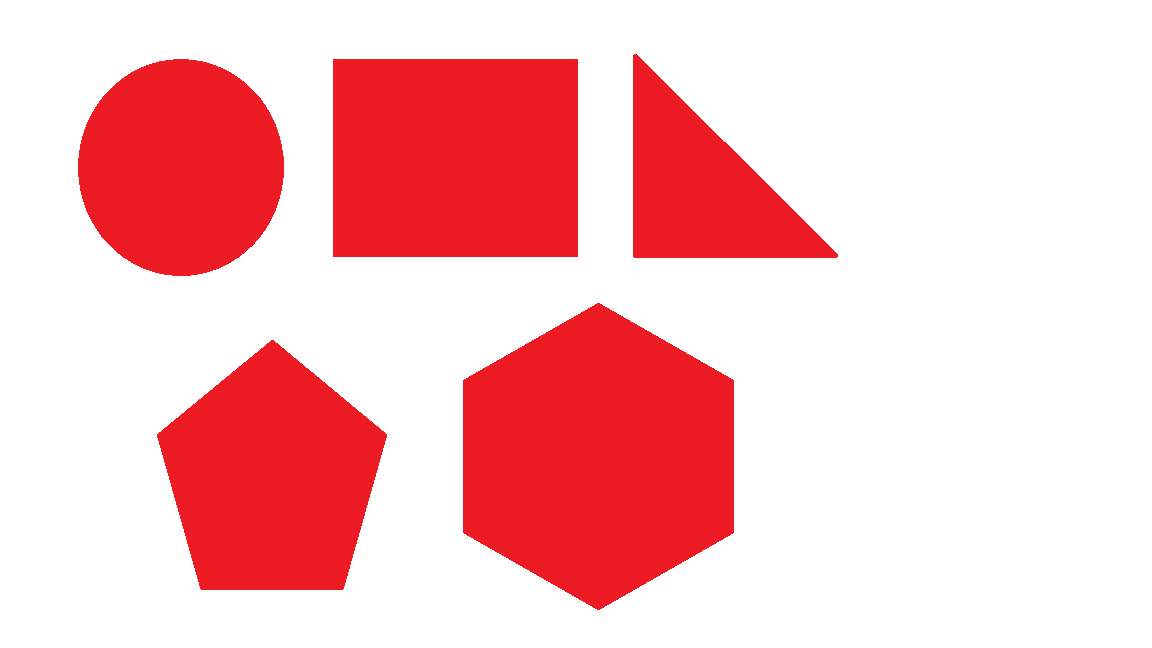
#> input picture InternshipProject/Image/AMAS/allshape.png, 1152 x 648 px, given in place of 2.jpg, which was not available
$ python filter_color.py
#> lines starting #> are read from the running program, lines starting #| are printed output that depends on the picture; after the words box and inside, x2 and y2 are one past the last pixel; in counts of white or black regions, pixels touching at a corner belong together
from skimage.filters import threshold_local
import numpy as np
import argparse
import cv2
import imutils
def filter_colors(image):
	white_threshold = 110#130
	lower_white = np.array([white_threshold, white_threshold, white_threshold])
	upper_white = np.array([255, 255, 255])
	white_mask = cv2.inRange(image, lower_white, upper_white)
	white_image = cv2.bitwise_and(image, image, mask=white_mask)
	return white_image
def nothing(x):
    pass

img = cv2.imread("./../../trackHand/power_left/2.jpg")
#> img is the input picture: shape (648, 1152, 3); mean B, G, R 194.1, 191.9, 250
ratio = img.shape[0] / 500.0
#> ratio = 1.3
orig = img.copy()
img = imutils.resize(img, height = 500)
#> img: shape (500, 888, 3)
# img = cv2.imread("test.jpeg")

# img_canny =cv2.Canny(img,100,200)
white_threshold = 110#130
lower_white = np.array([white_threshold, white_threshold, white_threshold])
upper_white = np.array([255, 255, 255])
white_mask = cv2.inRange(img, lower_white, upper_white)
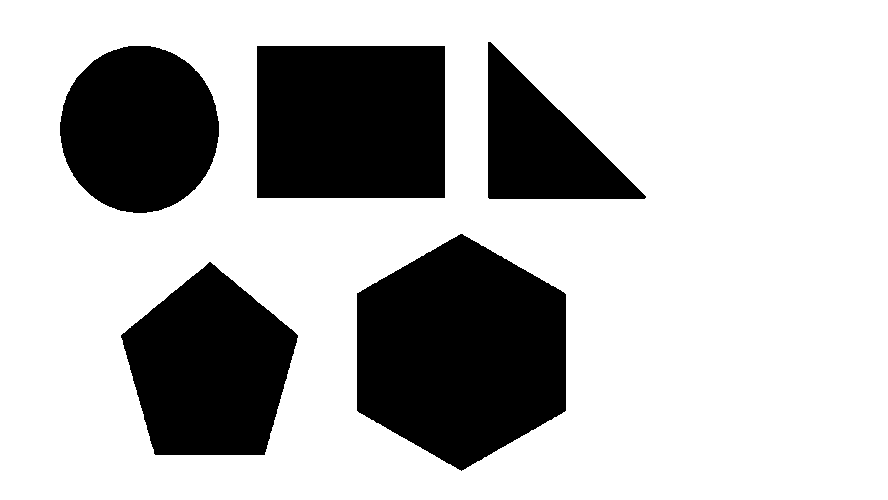
#> white_mask: shape (500, 888); 72.3% white; 5 black regions, box (x1, y1, x2, y2) and area: (357, 234, 566, 471) 37061, (257, 46, 445, 198) 28576, (121, 262, 298, 455) 23708, (60, 46, 219, 213) 20786, (488, 42, 646, 199) 12801
white_image = cv2.bitwise_and(img, img, mask=white_mask)

img_filter = white_image
cv2.imshow("Original",img)
cv2.imshow("imgfilter",img_filter)
cv2.createTrackbar('threshold1','imgfilter',0,255,nothing)
cv2.createTrackbar('threshold2','imgfilter',0,255,nothing)
cv2.createTrackbar('threshold3','imgfilter',0,255,nothing)
cv2.createTrackbar('threshold4','imgfilter',0,255,nothing)
cv2.createTrackbar('threshold5','imgfilter',0,255,nothing)
cv2.createTrackbar('threshold6','imgfilter',0,255,nothing)
while(1):
    cv2.imshow("Original",img)
    cv2.imshow("imgfilter",img_filter)

    white_threshold = cv2.getTrackbarPos('threshold1', 'imgfilter')
    thres2 =  cv2.getTrackbarPos('threshold2', 'imgfilter')
    thres3 =  cv2.getTrackbarPos('threshold3', 'imgfilter')
    thres4 =  cv2.getTrackbarPos('threshold4', 'imgfilter')
    thres5 =  cv2.getTrackbarPos('threshold5', 'imgfilter')
    thres6 =  cv2.getTrackbarPos('threshold6', 'imgfilter')

    lower_white = np.array([white_threshold,thres2,thres3])
    upper_white = np.array([thres4,thres5,thres6])

    white_mask = cv2.inRange(img, lower_white, upper_white)
#> white_mask: shape (500, 888); every value is 0
    white_image = cv2.bitwise_and(img, img, mask=white_mask)
#> white_image: shape (500, 888, 3); every value is 0
    img_filter = white_image
    k = cv2.waitKey(30)
#> (key Esc is pressed here)
    if k == 27:
        break

$ run again, on InternshipProject/Image/AMAS/allshapecolor.png
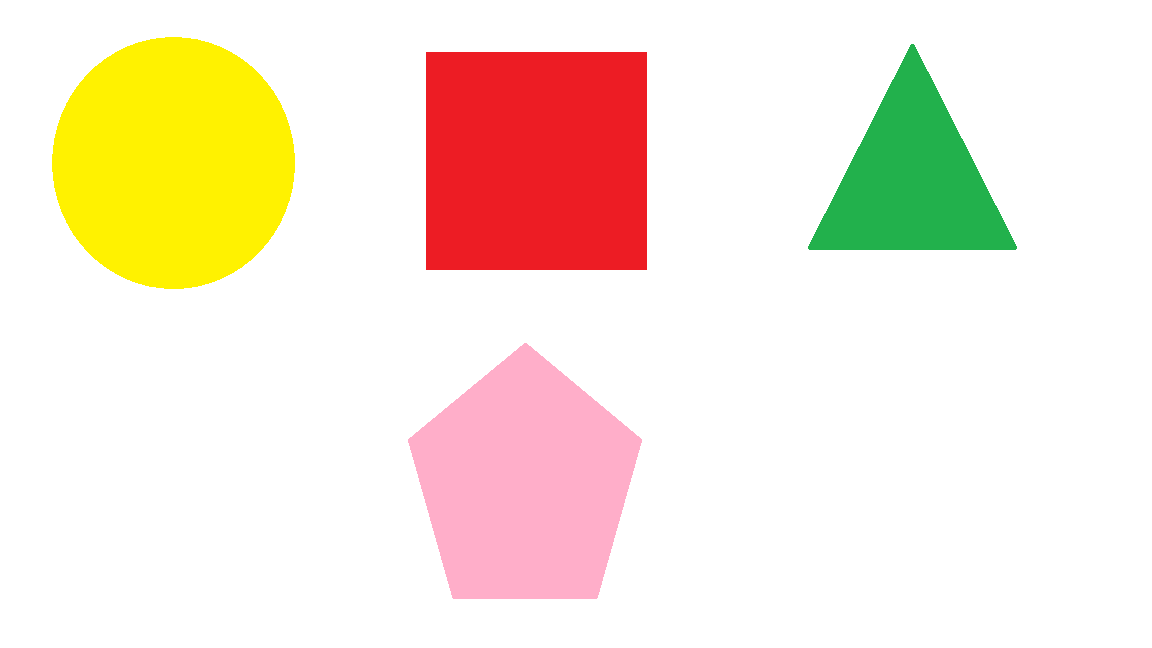
#> input picture InternshipProject/Image/AMAS/allshapecolor.png, 1152 x 648 px, given in place of 2.jpg, which was not available
#> img is the input picture: shape (648, 1152, 3); mean B, G, R 216.1, 232.7, 247.3
#> img: shape (500, 888, 3)
#> `white_mask = cv2.inRange(img, lower_white, upper_white)`:
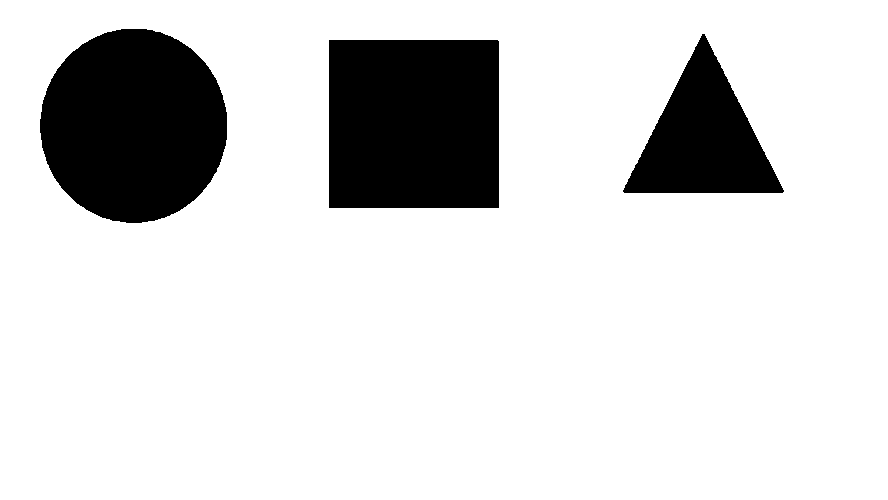
#> white_mask: shape (500, 888); 84.2% white; 3 black regions, box (x1, y1, x2, y2) and area: (329, 40, 499, 208) 28559, (40, 29, 227, 223) 28524, (623, 34, 784, 193) 13134
#> `white_image = cv2.bitwise_and(img, img, mask=white_mask)`:
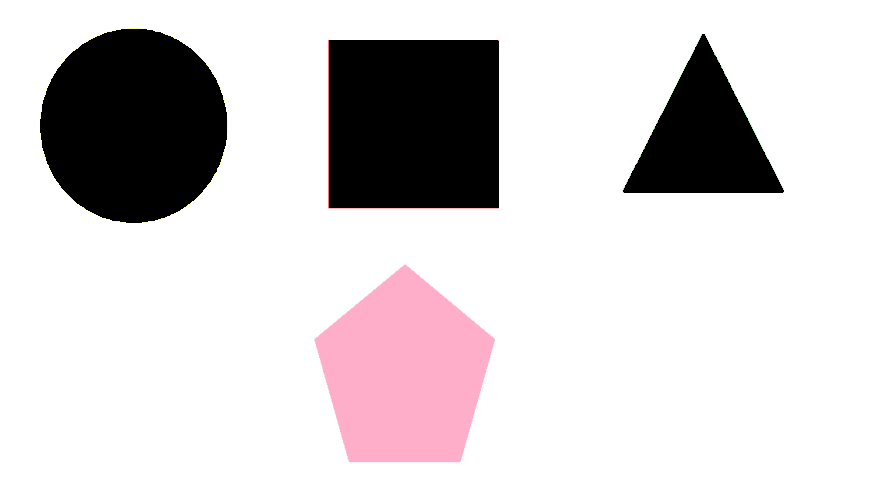
#> white_image: shape (500, 888, 3); mean B, G, R 211.5, 210.1, 214.6
